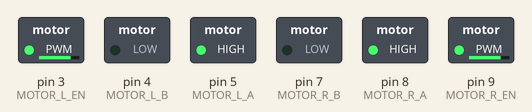
Bench run of a sketch on a simulated Arduino Uno, built with avr-gcc and run on an emulated ATmega328P. Parts: switched loads named in the sketch (green lamp = pin HIGH).

Above: at 0.1 s.
Timing chart, 0 to 1.6 s (numbered marks = the images above):
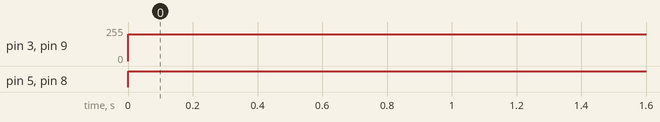

Measured:
- by itself, pin 3 (MOTOR_L_EN), pin 9 (MOTOR_R_EN): 0/255 → 200/255 at 0.00 s
- by itself, pin 5 (MOTOR_L_A), pin 8 (MOTOR_R_A): LOW → HIGH at 0.00 s

The sketch:

fsm.ino
```cpp
#include "Arduino.h"

#define TOP_SPEED 200  // max motor speed in pwm

int state;
int stateDirection;

//for H-bridge
#define MOTOR_R_EN 9   // H-bridge enable pin:  needs to be a pwm pin
#define MOTOR_R_A 8  // H-bridge input pin A (HIGH or LOW)
#define MOTOR_R_B 7 // H-bridge input pin B (HIGH or LOW)
#define MOTOR_L_A 5  // H-bridge input pin A (HIGH or LOW)
#define MOTOR_L_B 4 // H-bridge input pin B (HIGH or LOW)
#define MOTOR_L_EN 3  // H-bridge enable pin:  needs to be a pwm pin

#define TRUE 1
#define FALSE 0

/********************************************************************
 * setup function - this gets executed at power up, or after a reset
 ********************************************************************/
void setup() {

  // set up serial connection at 9600 Baud
  Serial.begin(9600);

  //for H-bridge
  pinMode(MOTOR_R_EN, OUTPUT);
  pinMode(MOTOR_R_A, OUTPUT);
  pinMode(MOTOR_R_B, OUTPUT);
  pinMode(MOTOR_L_EN, OUTPUT);
  pinMode(MOTOR_L_A, OUTPUT);
  pinMode(MOTOR_L_B, OUTPUT);

  state = 0;

}

/********************************************************************
 * main loop - this gets executed in an infinite loop until power
 * off or reset.
 *
 *
 ********************************************************************/
void loop()
{
  fsmCollision();
}

/********************************************************************
 * state machines
 ********************************************************************/

// state machine for detecting object in front of robot
int fsmCollision()
{
  static int state=0;
  //Serial.println(state);
  switch (state)
  {
    case 0:  // no collision
      // in-state actions
      doDriveStraight(TRUE);

      //timer to run isCollision function every 20 iterations
      if (isCollision()==TRUE){
        state = 1; // next state
        // output actions
      }

      break;

    case 1:  // collision
      // in-state actions
      doStopRobot(TRUE);

      // state transition logic
      if (isCollision()==FALSE){
        state = 0; // next state
        // output actions
        doStopRobot(FALSE);
      }
      break;
  }
  return(state);
}


/********************************************************************
 * functions that test different conditions
 *
 *
 ********************************************************************/
//===================================================================
// Function that detects if there is an obstacle in front of robot
int isCollision()
{
  if(5 >= 100){
    return true;
    }
  else {
    return false;
  }
}

/********************************************************************
 * functions that take actions
 *
 *
 ********************************************************************/
//===================================================================
// used in making the wheels spin
float currentTime() {
  // t=0 is the first time function is called
  static unsigned int startTime = millis();
  float time = (float)(millis() - startTime)/1000;
    // divide by 1000 to convert milliseconds to seconds
  return(time);
}

//===================================================================
// used in making the wheels spin
void spinMotor(int speed, int en, int inA, int inB) {
  if (speed > 0){ // motor spins in + direction
    digitalWrite(inA, HIGH);
    digitalWrite(inB, LOW);
    analogWrite(en, speed);
  }
  else if (speed < 0){  // motor spins in - direction
    digitalWrite(inA, LOW);
    digitalWrite(inB, HIGH);
    analogWrite(en, -speed);
  }
  else {  // motor won’t spin
    digitalWrite(inA, HIGH);
    digitalWrite(inB, HIGH);
    analogWrite(en, 0);
  }
}

//===================================================================
// Function that drives the robot staight:
// Both wheels move at same speed.
void doDriveStraight(int enable)
{
  if (enable==TRUE) {
   spinMotor(TOP_SPEED, MOTOR_R_EN, MOTOR_R_A, MOTOR_R_B);
   spinMotor(TOP_SPEED, MOTOR_L_EN, MOTOR_L_A, MOTOR_L_B);
  }
  else {
  }
}

//===================================================================
// Function that causes that causes the robot to stop moving.
void doStopRobot(int enable)
{
  if (enable==TRUE) {
    spinMotor(0, MOTOR_L_EN, MOTOR_L_A, MOTOR_L_B);
    spinMotor(0, MOTOR_R_EN, MOTOR_R_A, MOTOR_R_B);
  }
  else {
    doDriveStraight(TRUE);
  }
}
```
